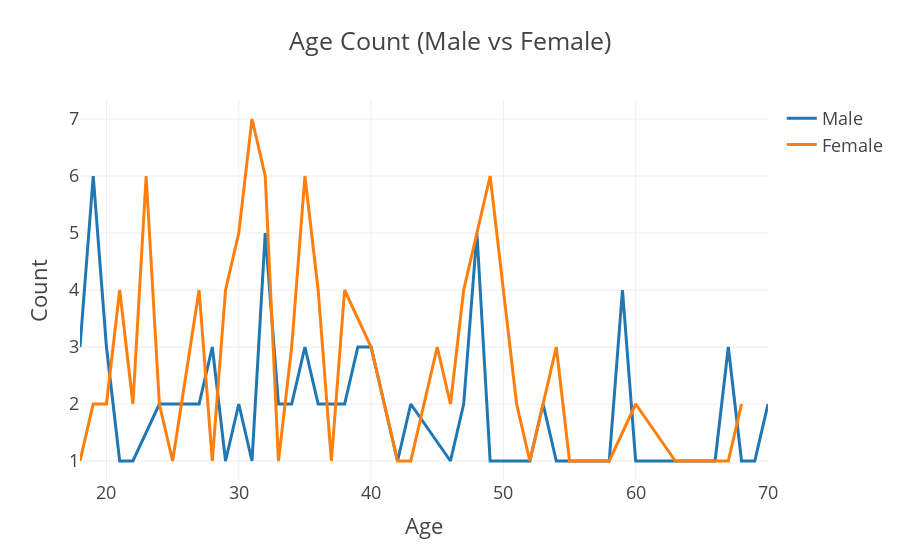

Notebook cell for this chart:
### Markdown cell above
It can be seen that the ages between 27 and 39 are very much frequent but there is no clear pattern. We can only find some group wise patterns such as the older age groups are lesser frequent in comparison. Interesting fact, there are equal no. of visitors in the mall for the age 18 and 67. People of age 55, 56, 69, 64 are very less frequent in the malls. People at age 32 are the most frequent visitors in malls.

### Code cell
d1=x[x['Gender']=='Male']
d2=x[x['Gender']=='Female']

col = 'Age'
v1 = d1[col].value_counts().reset_index()
v1 = v1.rename(columns={col:'count','index':col})
v1['percent'] = v1['count'].apply(lambda x: 100*x/sum(v1['count']))
v1 = v1.sort_values(col)

v2=d2[col].value_counts().reset_index()
v2=v2.rename(columns={col:'count','index':col})
v2['percent']=v2['count'].apply(lambda x : 100*x/sum(v2['count']))
v2=v2.sort_values(col)

trace1 = go.Scatter(x=v1[col],y=v1['count'],name='Male')
trace2 = go.Scatter(x=v2[col],y=v2['count'],name='Female')
layout = {'title':'Age Count (Male vs Female)','xaxis':{'title':'Age'},'yaxis':{'title':'Count'}}
fig = go.Figure(data=[trace1,trace2],layout=layout)
fig.layout.template='presentation'
iplot(fig)

### Figure 1 — Plotly figure (JSON) as saved in the notebook; plotly's stock layout.template omitted (floating-point values rounded to 4 significant figures)
{"data": [{"name": "Male", "type": "scatter", "x": [18, 19, 20, 21, 22, 24, 25, 26, 27, 28, 29, 30, 31, 32, 33, 34, 35, 36, 37, 38, 39, 40, 42, 43, 46, 47, 48, 49, 50, 52, 53, 54, 57, 58, 59, 60, 63, 64, 65, 66, 67, 68, 69, 70], "y": [3, 6, 3, 1, 1, 2, 2, 2, 2, 3, 1, 2, 1, 5, 2, 2, 3, 2, 2, 2, 3, 3, 1, 2, 1, 2, 5, 1, 1, 1, 2, 1, 1, 1, 4, 1, 1, 1, 1, 1, 3, 1, 1, 2]}, {"name": "Female", "type": "scatter", "x": [18, 19, 20, 21, 22, 23, 24, 25, 27, 28, 29, 30, 31, 32, 33, 34, 35, 36, 37, 38, 40, 41, 42, 43, 44, 45, 46, 47, 49, 50, 51, 52, 54, 55, 56, 57, 58, 60, 63, 65, 66, 67, 68], "y": [1, 2, 2, 4, 2, 6, 2, 1, 4, 1, 4, 5, 7, 6, 1, 3, 6, 4, 1, 4, 3, 2, 1, 1, 2, 3, 2, 4, 6, 4, 2, 1, 3, 1, 1, 1, 1, 2, 1, 1, 1, 1, 2]}], "layout": {"title": {"text": "Age Count (Male vs Female)"}, "xaxis": {"title": {"text": "Age"}}, "yaxis": {"title": {"text": "Count"}}}}
